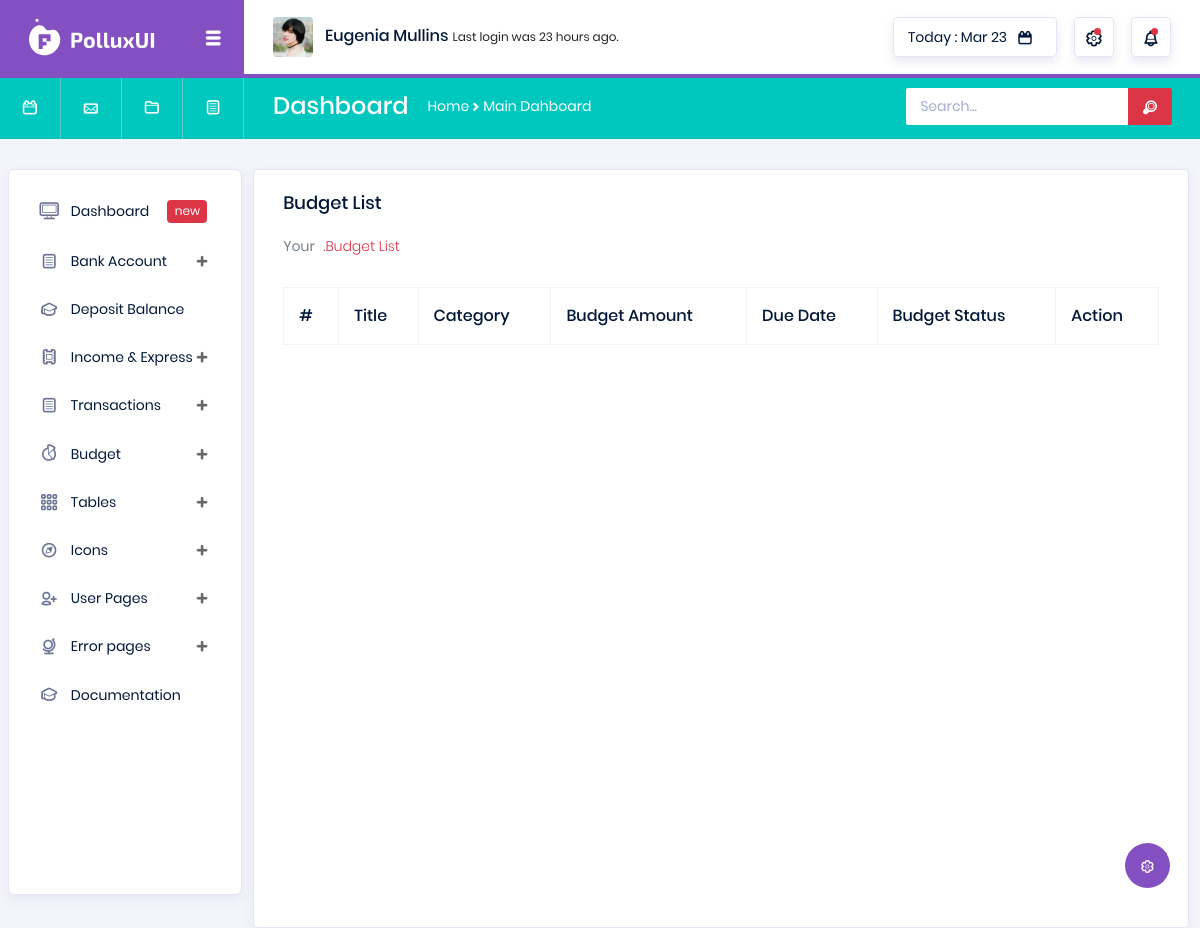
/view-budget-list/ (signed in), run on an earlier commit of the app's database.
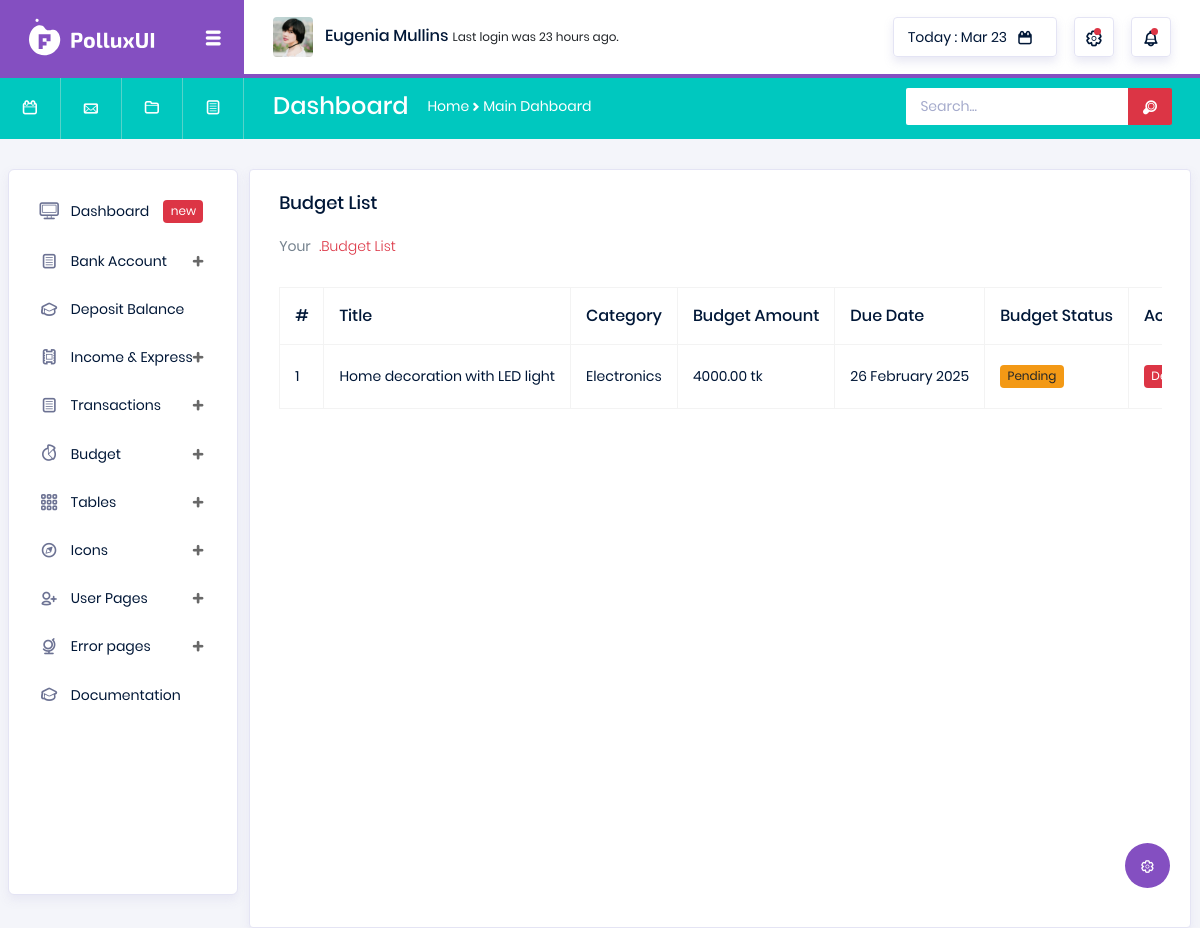
And on a later commit of the database.
### utils/models.py (models this page shows, shortened)
class Budget(models.Model):
    user = models.ForeignKey(User, on_delete=models.CASCADE)
    title = models.CharField(max_length=255)
    category = models.ForeignKey(BudgetCategory, on_delete=models.CASCADE)
    amount = models.DecimalField(max_digits=10, decimal_places=2)
    due_date = models.DateField()
    is_completed = models.BooleanField(default=False)
    created_at = models.DateTimeField(auto_now_add=True)

class BudgetCategory(models.Model):
    user = models.ForeignKey(User, on_delete=models.CASCADE)
    cat_name = models.CharField(max_length=160)
    create_at = models.DateTimeField(auto_now_add=True)

### utils/views.py (the view)
# urls.py: path('view-budget-list/', views.view_budget, name='view_budget'),
def view_budget(request):
    user = request.user
    try:
        budgets = Budget.objects.filter(user=user)
    except Exception as e:
        messages.warning(request, 'something wrong!')
        return redirect('utils:view_budget')
    return render(request, 'utils/budget_list.html', context={'budgets':budgets})

### templates/utils/budget_list.html (shortened to what this page needs)
{% extends 'base.html' %}
{% load static %}
{% block body %}
<div class="col-lg-12 grid-margin stretch-card">
  <div class="card">
    <div class="card-body">
      <h4 class="card-title">Budget List</h4>
      <p class="card-description">
        Your <code>.Budget List</code>
      </p>
      <div class="table-responsive pt-3">
        <table class="table table-bordered">
          <thead>
            <tr>
              <th>
                #
              </th>
              <th>
                Title
              </th>
              <th>
                Category
              </th>
              <th>
                Budget Amount
              </th>
              <th>
                Due Date
              </th>
              <th>
                Budget Status
              </th>
              <th>
                Action
              </th>
            </tr>
          </thead>
          <tbody>
            {% for budget in budgets %}
            <tr>
              <td>
                {{forloop.counter}}
              </td>
              <td>
                {{budget.title}}
              </td>
              <td>
                {{budget.category.cat_name}}
              </td>
              <td>
                {{budget.amount}} tk
              </td>
              <td>
                {{budget.due_date|date:"d F Y"}}
              </td>
              <td>
                {% if budget.is_completed %}
                <span class="badge" style="background-color: #57c7d4; color: white;">Completed</span>
                {% else %}
                <span class="badge badge-warning">Pending</span>
                {% endif %}
              </td>
              <td>
                <span class="badge badge-danger" style="cursor: pointer" onclick="confirmDeleteBudget({{budget.id}})" data-toggle="modal" data-target="#exampleModal">Delete</span>
              </td>
            </tr>
            {% endfor %}
          </tbody>
        </table>
      </div>
    </div>
  </div>
</div>
{% endblock %}

What changed in the data, as far as the page shows it:
added Budget: title "Home decoration with LED light", category.cat_name "Electronics", amount "4000.00", due_date "26 February 2025", is_completed "Pending"
